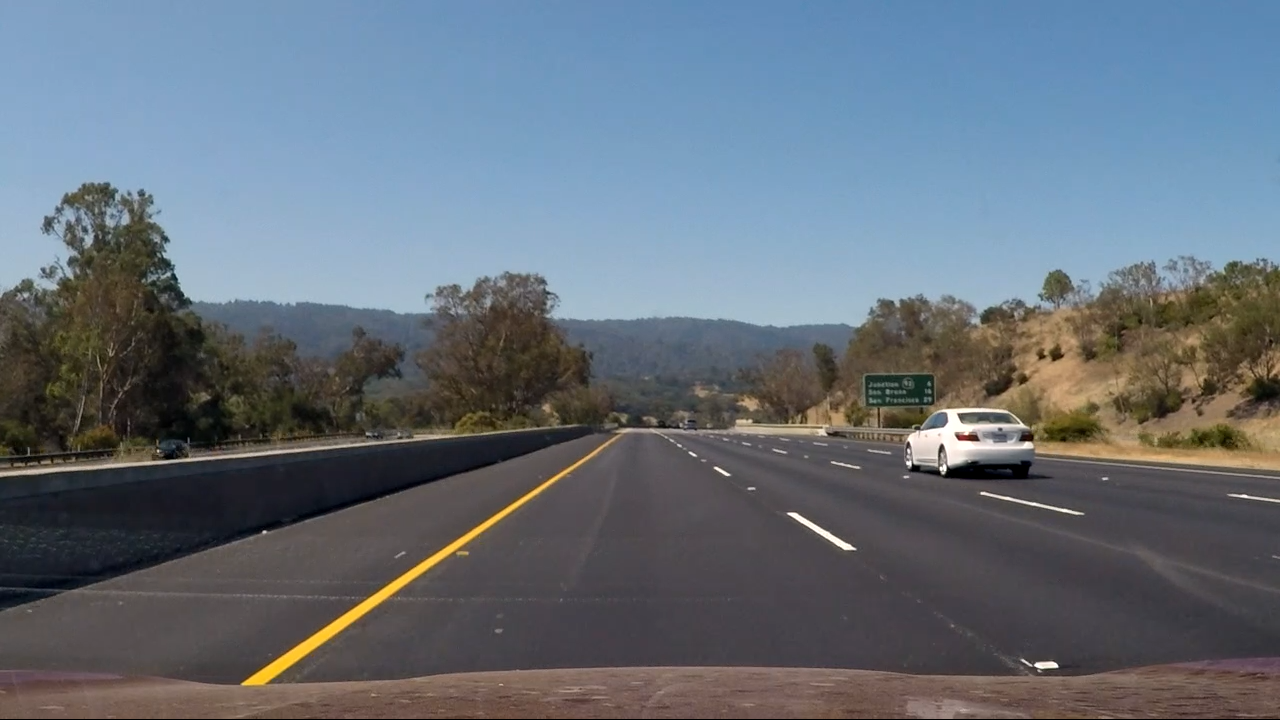
#> input picture 车道检测/img/img/test.png, 1280 x 720 px
$ python -i trytry.py   (imports and definitions only)
#> lines starting #> are read from the running program, lines starting #| are printed output that depends on the picture
#> further down, picture is the input picture: shape (720, 1280, 3); mean B, G, R 121.4, 111.1, 101.2

import cv2
import numpy as np

# [20 lines left out: functions img2hls, tansformBinary, not called in this run]

def dilated_eroded_img(correct_image):
    kernel = cv2.getStructuringElement(cv2.MORPH_RECT, (3, 3))
    dilated_image = cv2.dilate(correct_image, kernel)
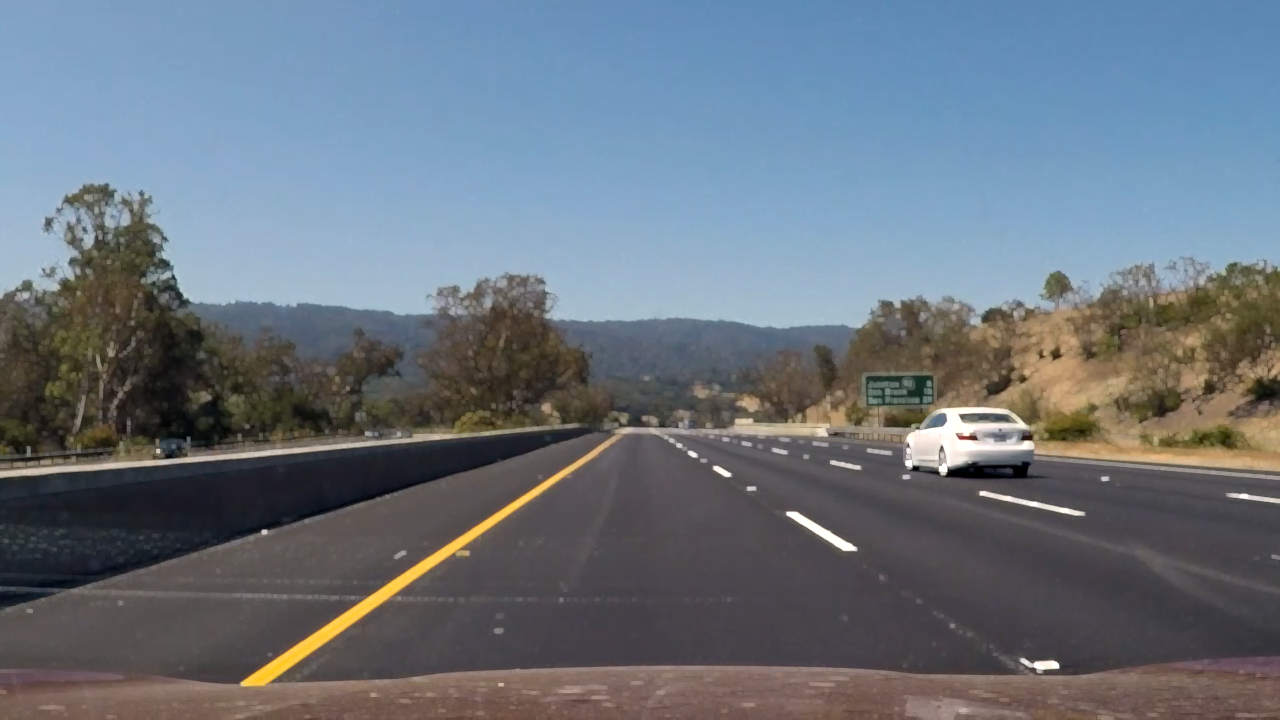
#> dilated_image: shape (720, 1280, 3); mean B, G, R 125.7, 115.4, 105.7
    eroded_image = cv2.erode(dilated_image, kernel)
    eroded_image = cv2.erode(eroded_image, kernel)
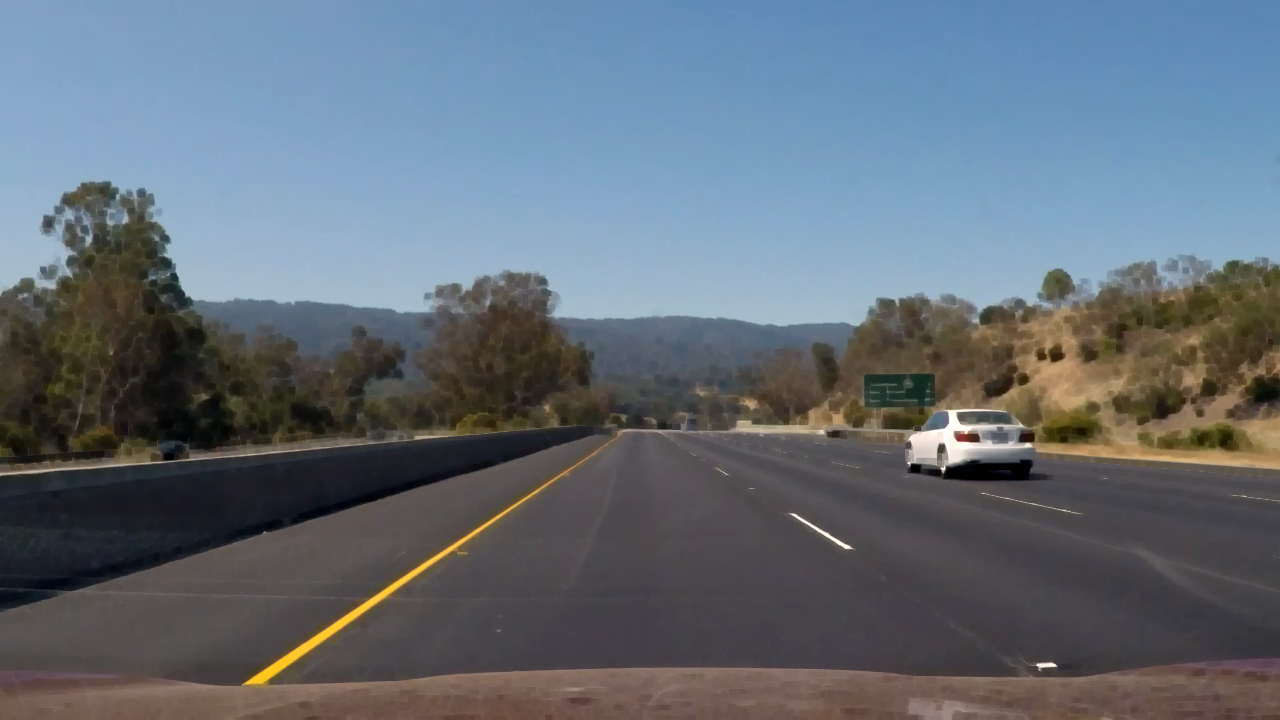
#> eroded_image: shape (720, 1280, 3); mean B, G, R 119.5, 109.1, 99.1
    dilated_image = cv2.dilate(eroded_image, kernel)
    dilated_image = cv2.dilate(dilated_image, kernel)
    eroded_image = cv2.erode(dilated_image, kernel)
    return eroded_image

# [101 lines left out: functions getLRfits, drawPanel, cal_radius, not called in this run]

>>> import cv2
>>> picture = cv2.imread('../img/img/test.png')
>>> result = dilated_eroded_img(picture)

$ run again, on 车道检测/img/img/up01.png
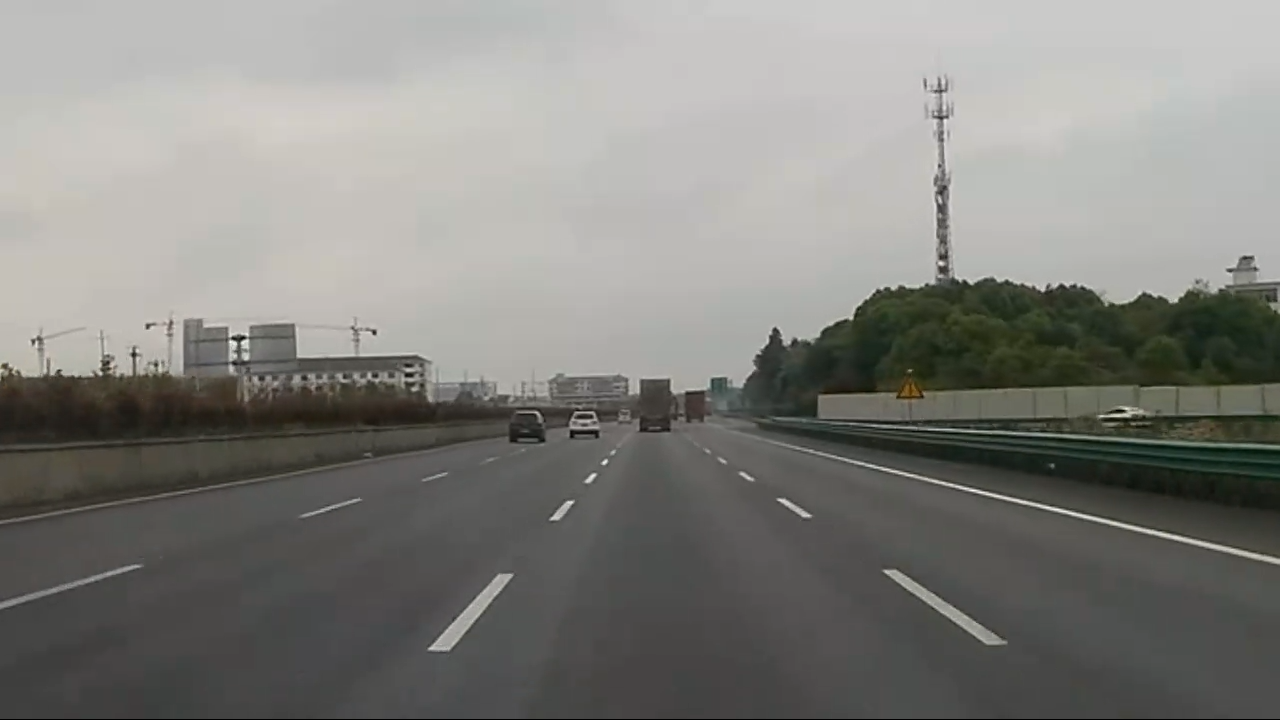
#> input picture 车道检测/img/img/up01.png, 1280 x 720 px
#> picture is the input picture: shape (720, 1280, 3); mean B, G, R 125, 129.1, 129.5
#> in dilated_eroded_img, `dilated_image = cv2.dilate(correct_image, kernel)`:
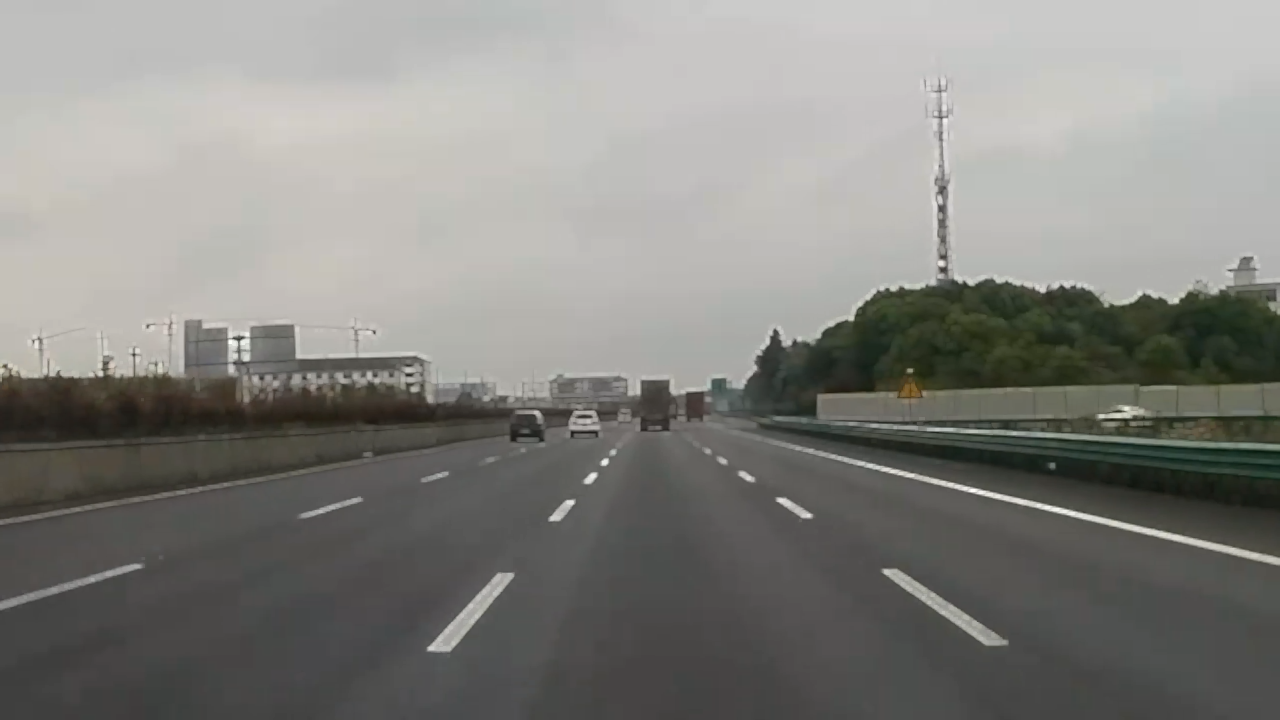
#> dilated_image: shape (720, 1280, 3); mean B, G, R 127.3, 131.4, 131.9
#> in dilated_eroded_img, `eroded_image = cv2.erode(eroded_image, kernel)`:
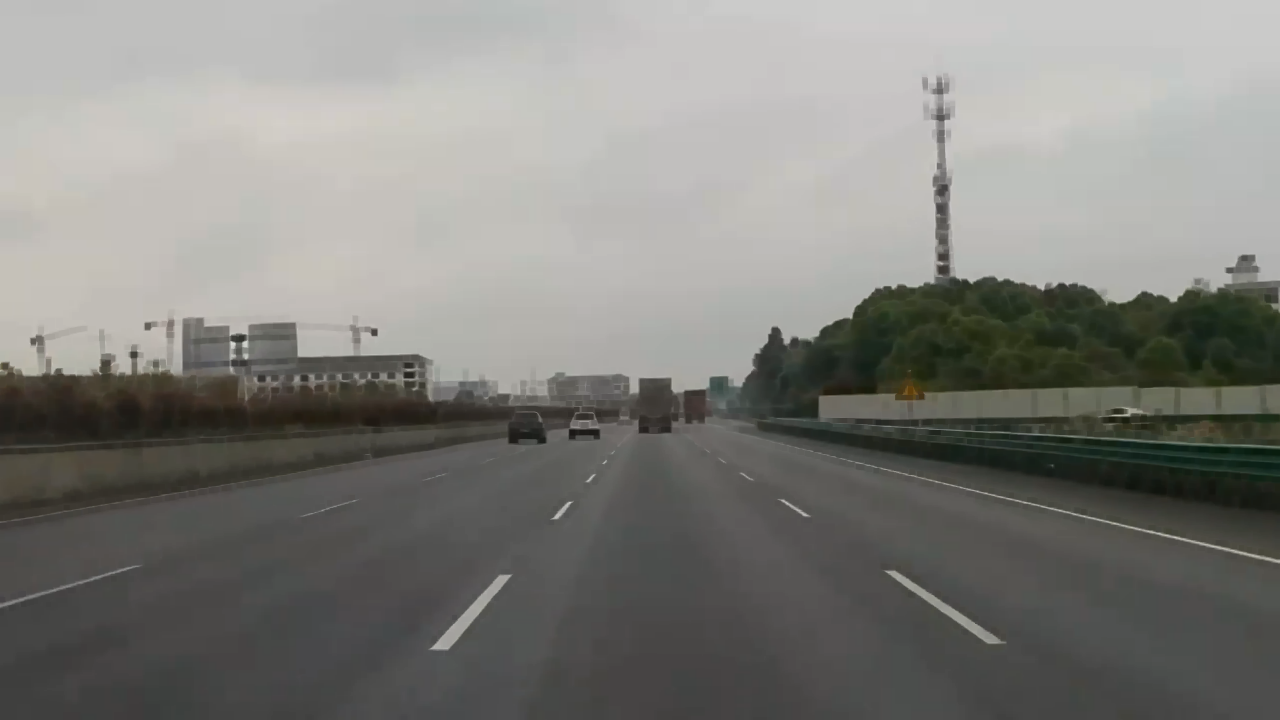
#> eroded_image: shape (720, 1280, 3); mean B, G, R 123.6, 127.8, 128.1
